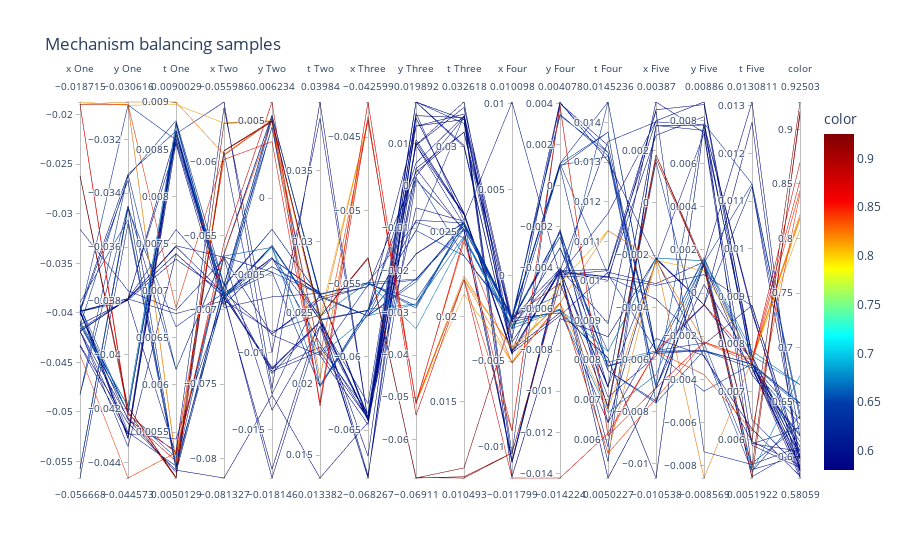
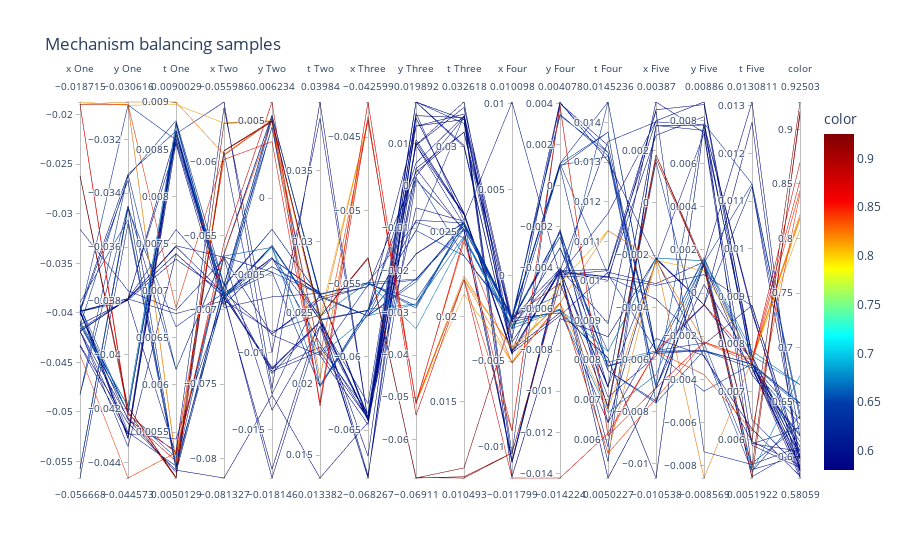

Source (notebook cell) for these figures, in order:
### Markdown cell above
#### All variables

- Figure 1.

    Decent solutions seem to follow a pattern of trying to find the equilibrium between thickness and position. So the weights might be optimal with a determined mass value.

- Figure 2.

    The very best solutions have in common a non-flexible, almost fixed set of values for weights 1, 3, 4 and 5. Where 4 and 5 have a set of different thicknesses because their positions are 0, so the mass is not existant, since there's no area.

### Code cell
fig = px.parallel_coordinates(samples, title = "Mechanism balancing samples",
                            color = fitness,
                            labels=["x One", "y One", "t One", "x Two", "y Two", "t Two", "x Three", "y Three", "t Three", "x Four", "y Four", "t Four", "x Five", "y Five", "t Five", "Fitness"],
                            color_continuous_scale=px.colors.sequential.Jet)
fig.show()
fig = px.parallel_coordinates(samples[optimal], title = "Mechanism balancing samples",
                            color = fitness[optimal],
                            labels=["x One", "y One", "t One", "x Two", "y Two", "t Two", "x Three", "y Three", "t Three", "x Four", "y Four", "t Four", "x Five", "y Five", "t Five", "Fitness"],
                            color_continuous_scale=px.colors.sequential.Jet)
fig.show()
